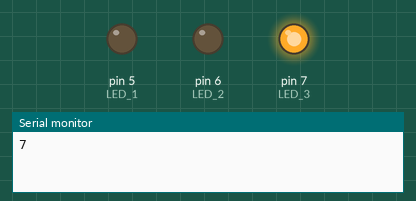
Simulated run of this sketch. Board: Arduino Uno, built with avr-gcc and run on an emulated ATmega328P. Shown: output pins drawn as LEDs (lit = HIGH), the last lines printed to the serial monitor. Random numbers use the default seed unless the sketch sets one.

Above: at 0.1 s.
At 19.3 s:
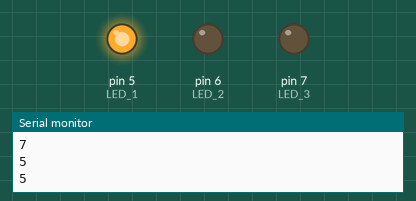
At 39.1 s:
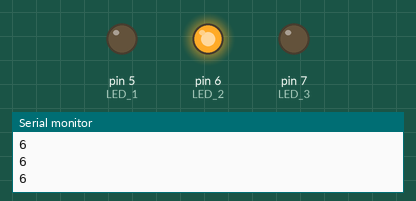
Timing chart, 0 to 40.0 s (numbered marks = the images above):
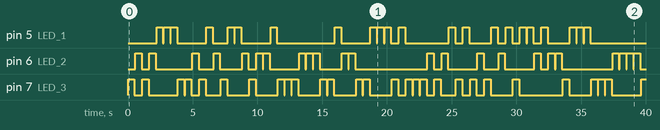

The sketch:

random_first.ino
```cpp
int LED_1 = 5;
int LED_2 = 6;
int LED_3 = 7;

long randomNumber;

void setup()
{
Serial.begin(9600);

pinMode(LED_1,OUTPUT);
pinMode(LED_2,OUTPUT);
pinMode(LED_3,OUTPUT);

randomSeed(analogRead(0));
}

void loop()
{
  randomNumber = random(5,8);
  Serial.println(randomNumber);
  digitalWrite(randomNumber,HIGH);
  delay(500);
  digitalWrite(randomNumber,LOW);
  delay(50);

}
```

Measured:
- by itself, pin 6 (LED_2): LOW → HIGH at 0.55 s, → LOW 0.50 s later, → HIGH 0.60 s later, → LOW 0.50 s later, … (46 changes in this stretch)
- by itself, pin 7 (LED_3): LOW → HIGH at 0.00 s, → LOW 0.50 s later, → HIGH 0.60 s later, → LOW 0.50 s later, … (55 changes in this stretch)
